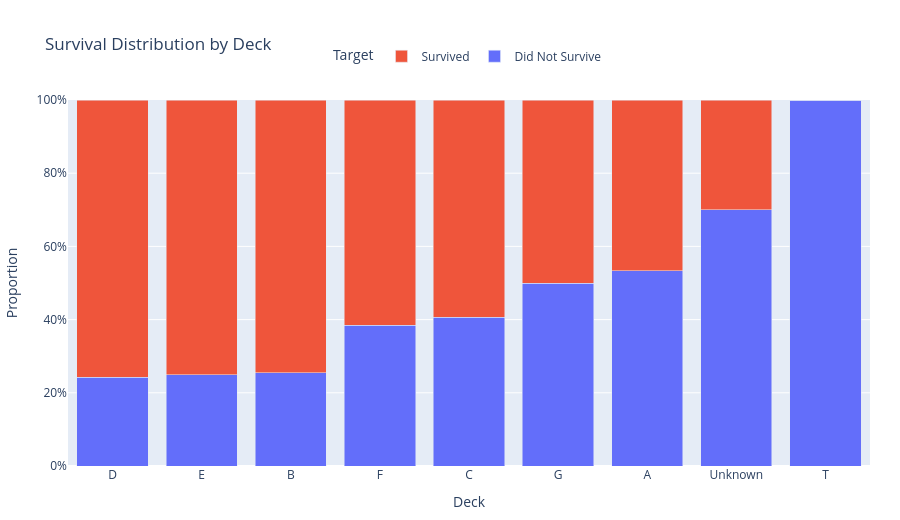

Source (notebook cell):
### Markdown cell above
---

**Deck and survival**

To evaluate whether `Deck` may be useful for prediction, it is more informative to compare deck categories directly against the target variable rather than looking only at their frequency.

### Code cell
# Create a table with absolute counts for each Deck and survival outcome
deck_counts = pd.crosstab(df["Deck"], df["Survived"])

# Create a table with relative proportions within each Deck
deck_props = pd.crosstab(df["Deck"], df["Survived"], normalize="index")

# Rename columns for better readability in the chart
deck_counts = deck_counts.rename(columns={0: "Did Not Survive", 1: "Survived"})
deck_props = deck_props.rename(columns={0: "Did Not Survive", 1: "Survived"})

# Sort decks by survival rate in descending order
deck_order = deck_props["Survived"].sort_values(ascending=False).index
deck_counts = deck_counts.loc[deck_order]
deck_props = deck_props.loc[deck_order]

# Calculate the total number of passengers in each deck
deck_totals = deck_counts.sum(axis=1)

# Initialize the interactive figure
fig = go.Figure()

# Add one stacked bar trace for each survival category
for col in ["Did Not Survive", "Survived"]:
    fig.add_trace(
        go.Bar(
            x=deck_props.index,
            y=deck_props[col],
            name=col,
            customdata=list(zip(deck_counts[col], deck_props[col], deck_totals)),
            hovertemplate=(
                "<b>Deck %{x}</b><br>"
                "Category: " + col + "<br>"
                "Absolute count: %{customdata[0]}<br>"
                "Relative share: %{customdata[1]:.1%}<br>"
                "Total passengers in deck: %{customdata[2]}<extra></extra>"
            )
        )
    )

# Adjust layout, legend position, axis labels, and proportions
fig.update_layout(
    title="Survival Distribution by Deck",
    barmode="stack",
    hovermode="x unified",
    yaxis=dict(
        title="Proportion",
        tickformat=".0%",
        range=[0, 1]
    ),
    xaxis=dict(title="Deck"),
    legend=dict(
        title="Target",
        orientation="h",
        yanchor="bottom",
        y=1.08,
        xanchor="center",
        x=0.5
    ),
    margin=dict(t=100, r=30, b=50, l=60),
    height=520
)

# Display the interactive chart
fig.show()

### Figure 1 — Plotly figure (JSON) as saved in the notebook; plotly's stock layout.template omitted (floating-point values rounded to 4 significant figures)
{"data": [{"customdata": [[8, 0.2424, 33], [8, 0.25, 32], [12, 0.2553, 47], [5, 0.3846, 13], [24, 0.4068, 59], [2, 0.5, 4], [8, 0.5333, 15], [481, 0.7001, 687], [1, 1, 1]], "hovertemplate": "<b>Deck %{x}</b><br>Category: Did Not Survive<br>Absolute count: %{customdata[0]}<br>Relative share: %{customdata[1]:.1%}<br>Total passengers in deck: %{customdata[2]}<extra></extra>", "name": "Did Not Survive", "type": "bar", "x": ["D", "E", "B", "F", "C", "G", "A", "Unknown", "T"], "y": [0.2424, 0.25, 0.2553, 0.3846, 0.4068, 0.5, 0.5333, 0.7001, 1.0]}, {"customdata": [[25, 0.7576, 33], [24, 0.75, 32], [35, 0.7447, 47], [8, 0.6154, 13], [35, 0.5932, 59], [2, 0.5, 4], [7, 0.4667, 15], [206, 0.2999, 687], [0, 0, 1]], "hovertemplate": "<b>Deck %{x}</b><br>Category: Survived<br>Absolute count: %{customdata[0]}<br>Relative share: %{customdata[1]:.1%}<br>Total passengers in deck: %{customdata[2]}<extra></extra>", "name": "Survived", "type": "bar", "x": ["D", "E", "B", "F", "C", "G", "A", "Unknown", "T"], "y": [0.7576, 0.75, 0.7447, 0.6154, 0.5932, 0.5, 0.4667, 0.2999, 0.0]}], "layout": {"barmode": "stack", "height": 520, "hovermode": "x unified", "legend": {"orientation": "h", "title": {"text": "Target"}, "x": 0.5, "xanchor": "center", "y": 1.08, "yanchor": "bottom"}, "margin": {"b": 50, "l": 60, "r": 30, "t": 100}, "title": {"text": "Survival Distribution by Deck"}, "xaxis": {"title": {"text": "Deck"}}, "yaxis": {"range": [0, 1], "tickformat": ".0%", "title": {"text": "Proportion"}}}}
